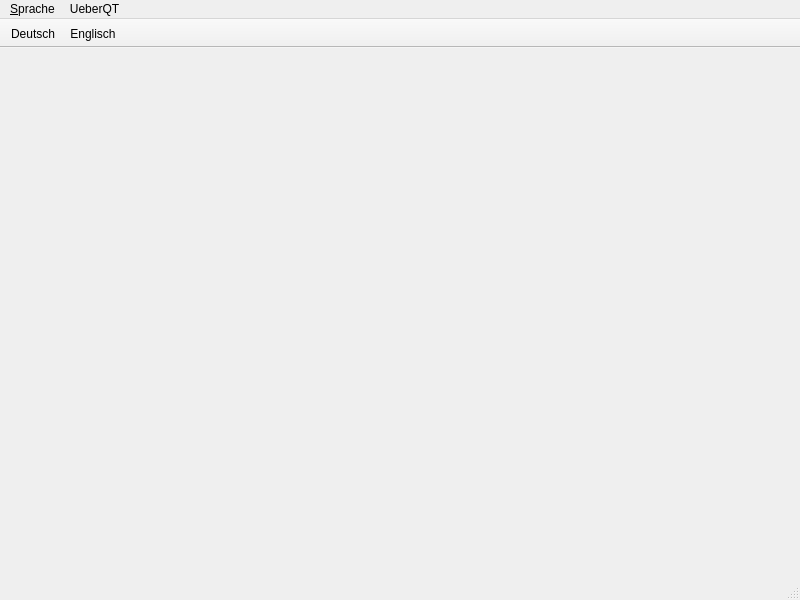
<?xml version="1.0" encoding="UTF-8"?>
<ui version="4.0">
 <class>MainWindow</class>
 <widget class="QMainWindow" name="MainWindow">
  <property name="geometry">
   <rect>
    <x>0</x>
    <y>0</y>
    <width>800</width>
    <height>600</height>
   </rect>
  </property>
  <property name="windowTitle">
   <string>MainWindow</string>
  </property>
  <widget class="QWidget" name="centralwidget"/>
  <widget class="QMenuBar" name="menubar">
   <property name="geometry">
    <rect>
     <x>0</x>
     <y>0</y>
     <width>800</width>
     <height>26</height>
    </rect>
   </property>
   <widget class="QMenu" name="menu_Sprache">
    <property name="title">
     <string>&amp;Sprache</string>
    </property>
    <addaction name="actionDE"/>
    <addaction name="actionUS"/>
   </widget>
   <widget class="QMenu" name="menuUeberQT">
    <property name="title">
     <string>UeberQT</string>
    </property>
   </widget>
   <addaction name="menu_Sprache"/>
   <addaction name="menuUeberQT"/>
  </widget>
  <widget class="QStatusBar" name="statusbar"/>
  <widget class="QToolBar" name="toolBar">
   <property name="windowTitle">
    <string>toolBar</string>
   </property>
   <property name="movable">
    <bool>false</bool>
   </property>
   <property name="iconSize">
    <size>
     <width>30</width>
     <height>30</height>
    </size>
   </property>
   <property name="toolButtonStyle">
    <enum>Qt::ToolButtonTextUnderIcon</enum>
   </property>
   <property name="floatable">
    <bool>false</bool>
   </property>
   <attribute name="toolBarArea">
    <enum>TopToolBarArea</enum>
   </attribute>
   <attribute name="toolBarBreak">
    <bool>false</bool>
   </attribute>
   <addaction name="actionDE"/>
   <addaction name="actionUS"/>
  </widget>
  <action name="actionDE">
   <property name="checkable">
    <bool>true</bool>
   </property>
   <property name="checked">
    <bool>false</bool>
   </property>
   <property name="icon">
    <iconset>
     <normaloff>pic/de3.png</normaloff>pic/de3.png</iconset>
   </property>
   <property name="text">
    <string>Deutsch</string>
   </property>
   <property name="toolTip">
    <string>changelangtoDE</string>
   </property>
   <property name="menuRole">
    <enum>QAction::NoRole</enum>
   </property>
   <property name="iconVisibleInMenu">
    <bool>true</bool>
   </property>
   <property name="priority">
    <enum>QAction::HighPriority</enum>
   </property>
  </action>
  <action name="actionUS">
   <property name="checkable">
    <bool>true</bool>
   </property>
   <property name="icon">
    <iconset theme="accessories-character-map">
     <normaloff>pic/us3.png</normaloff>pic/us3.png</iconset>
   </property>
   <property name="text">
    <string>Englisch</string>
   </property>
   <property name="toolTip">
    <string>changelangtoUS</string>
   </property>
   <property name="menuRole">
    <enum>QAction::NoRole</enum>
   </property>
  </action>
 </widget>
 <resources/>
 <connections/>
</ui>
